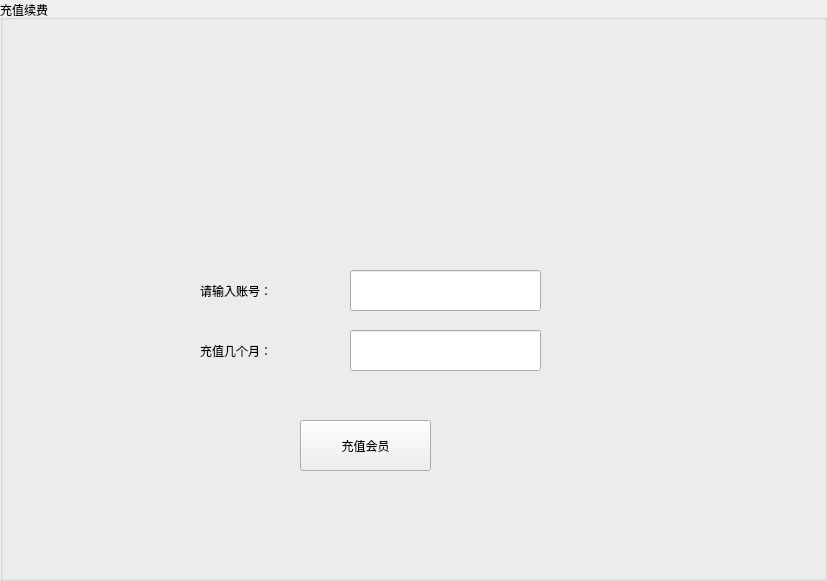
<?xml version="1.0" encoding="UTF-8"?>
<ui version="4.0">
 <class>vip</class>
 <widget class="QWidget" name="vip">
  <property name="geometry">
   <rect>
    <x>0</x>
    <y>0</y>
    <width>827</width>
    <height>581</height>
   </rect>
  </property>
  <property name="windowTitle">
   <string>Form</string>
  </property>
  <layout class="QHBoxLayout" name="horizontalLayout">
   <property name="spacing">
    <number>0</number>
   </property>
   <property name="leftMargin">
    <number>0</number>
   </property>
   <property name="topMargin">
    <number>0</number>
   </property>
   <property name="rightMargin">
    <number>0</number>
   </property>
   <property name="bottomMargin">
    <number>0</number>
   </property>
   <item>
    <widget class="QGroupBox" name="groupBox">
     <property name="styleSheet">
      <string notr="true">font: 63 16pt &quot;阿里妈妈方圆体 VF SemiBold&quot;;</string>
     </property>
     <property name="title">
      <string>充值续费</string>
     </property>
     <widget class="QPushButton" name="pushButton">
      <property name="geometry">
       <rect>
        <x>300</x>
        <y>420</y>
        <width>131</width>
        <height>51</height>
       </rect>
      </property>
      <property name="styleSheet">
       <string notr="true">font: 63 10pt &quot;阿里妈妈方圆体 VF SemiBold&quot;;</string>
      </property>
      <property name="text">
       <string>充值会员</string>
      </property>
     </widget>
     <widget class="QLabel" name="label">
      <property name="geometry">
       <rect>
        <x>200</x>
        <y>260</y>
        <width>131</width>
        <height>61</height>
       </rect>
      </property>
      <property name="styleSheet">
       <string notr="true">font: 63 12pt &quot;阿里妈妈方圆体 VF SemiBold&quot;;</string>
      </property>
      <property name="text">
       <string>请输入账号：</string>
      </property>
     </widget>
     <widget class="QLineEdit" name="lineEdit">
      <property name="geometry">
       <rect>
        <x>350</x>
        <y>270</y>
        <width>191</width>
        <height>41</height>
       </rect>
      </property>
     </widget>
     <widget class="QLabel" name="label_3">
      <property name="geometry">
       <rect>
        <x>200</x>
        <y>320</y>
        <width>131</width>
        <height>61</height>
       </rect>
      </property>
      <property name="styleSheet">
       <string notr="true">font: 63 12pt &quot;阿里妈妈方圆体 VF SemiBold&quot;;</string>
      </property>
      <property name="text">
       <string>充值几个月：</string>
      </property>
     </widget>
     <widget class="QLineEdit" name="lineEdit_3">
      <property name="geometry">
       <rect>
        <x>350</x>
        <y>330</y>
        <width>191</width>
        <height>41</height>
       </rect>
      </property>
     </widget>
    </widget>
   </item>
  </layout>
 </widget>
 <resources/>
 <connections/>
</ui>
